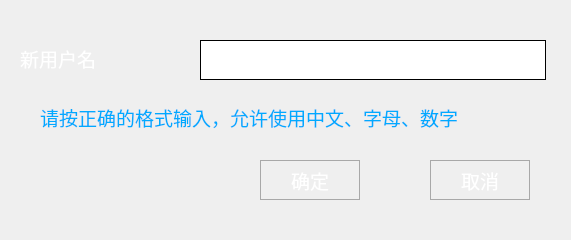
<?xml version="1.0" encoding="UTF-8"?>
<ui version="4.0">
 <class>Modify_username_dia</class>
 <widget class="QDialog" name="Modify_username_dia">
  <property name="geometry">
   <rect>
    <x>0</x>
    <y>0</y>
    <width>571</width>
    <height>240</height>
   </rect>
  </property>
  <property name="windowTitle">
   <string>修改用户名</string>
  </property>
  <property name="styleSheet">
   <string notr="true">QDialog{
	
	background-image:url(:/new/prefix1/picture/back.jpg)
}</string>
  </property>
  <widget class="QPushButton" name="modify_enter_btn">
   <property name="geometry">
    <rect>
     <x>260</x>
     <y>160</y>
     <width>100</width>
     <height>40</height>
    </rect>
   </property>
   <property name="font">
    <font>
     <family>宋体</family>
     <pointsize>14</pointsize>
    </font>
   </property>
   <property name="styleSheet">
    <string notr="true">QPushButton
{
background-color:rgb(166,166,166);
color:white;
border:1px solid rgb(168,168,168);
background:rgba(0,0,0,0);
}

QPushButton:hover
{
background-color:rgba(239,239,239,1);
color:back;
background:rgba(166,166,166,1);
}</string>
   </property>
   <property name="text">
    <string>确定</string>
   </property>
  </widget>
  <widget class="QLineEdit" name="modify_nsername_edit">
   <property name="geometry">
    <rect>
     <x>200</x>
     <y>40</y>
     <width>346</width>
     <height>40</height>
    </rect>
   </property>
   <property name="font">
    <font>
     <family>宋体</family>
     <pointsize>14</pointsize>
    </font>
   </property>
   <property name="styleSheet">
    <string notr="true">QLineEdit{
	border:1px solid balck;
}</string>
   </property>
  </widget>
  <widget class="QLabel" name="modify_nsername_label">
   <property name="geometry">
    <rect>
     <x>20</x>
     <y>40</y>
     <width>120</width>
     <height>36</height>
    </rect>
   </property>
   <property name="font">
    <font>
     <family>宋体</family>
     <pointsize>14</pointsize>
    </font>
   </property>
   <property name="styleSheet">
    <string notr="true">QLabel {
	color:white; 
}
</string>
   </property>
   <property name="text">
    <string>新用户名</string>
   </property>
  </widget>
  <widget class="QPushButton" name="modify_cancle_btn">
   <property name="geometry">
    <rect>
     <x>430</x>
     <y>160</y>
     <width>100</width>
     <height>40</height>
    </rect>
   </property>
   <property name="font">
    <font>
     <family>宋体</family>
     <pointsize>14</pointsize>
    </font>
   </property>
   <property name="styleSheet">
    <string notr="true">QPushButton
{
background-color:rgb(166,166,166);
color:white;
border:1px solid rgb(168,168,168);
background:rgba(0,0,0,0);
}

QPushButton:hover
{
background-color:rgba(239,239,239,1);
color:back;
background:rgba(166,166,166,1);
}</string>
   </property>
   <property name="text">
    <string>取消</string>
   </property>
  </widget>
  <widget class="QLabel" name="modify_tooltip_label">
   <property name="geometry">
    <rect>
     <x>40</x>
     <y>100</y>
     <width>471</width>
     <height>36</height>
    </rect>
   </property>
   <property name="font">
    <font>
     <family>宋体</family>
     <pointsize>14</pointsize>
    </font>
   </property>
   <property name="styleSheet">
    <string notr="true">QLabel {
	color:white; 
}
</string>
   </property>
   <property name="text">
    <string>&lt;html&gt;&lt;head/&gt;&lt;body&gt;&lt;p&gt;&lt;span style=&quot; color:#00aaff;&quot;&gt;请按正确的格式输入，允许使用中文、字母、数字&lt;/span&gt;&lt;/p&gt;&lt;/body&gt;&lt;/html&gt;</string>
   </property>
  </widget>
 </widget>
 <resources>
  <include location="background.qrc"/>
 </resources>
 <connections/>
</ui>
